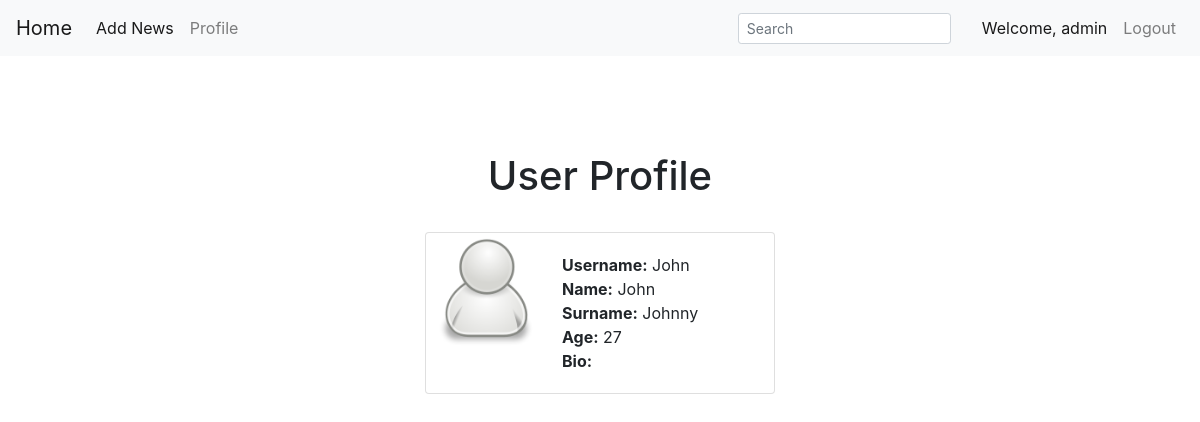
Screenshot of /userprofile/3/ (signed in) with the database file from the repository.
### users/models.py (models this page shows)
class customuser(AbstractUser):
    age=models.PositiveIntegerField(default=0,blank=True)
    bio=models.TextField(blank=True)
    photo=models.ImageField(upload_to='user_photos/',blank=True)
    name=models.CharField(max_length=255,blank=True)
    surname=models.CharField(max_length=255,blank=True)

### post/views.py (the view)
# urls.py: path('userprofile/<int:pk>/', UserProfileView.as_view(), name='userprofile'),
class UserProfileView(generic.DetailView):
    model = customuser
    template_name = 'userprofile.html'

### templates/userprofile.html
{%extends 'base.html'%}
{%load static%}
{%block profile%}
      {%if user.is_authenticated%}
<h1 align="center">User Profile</h1>
<br/>
<div class="card" style="max-width:540px;">
    <div class="row no-gutters">
        <div class="col-md-4">
             {% if object.photo %}
                  <img src="{{user.photo.url}}" style="padding:5px 5px;" class="rounded-top" width="120">
        {% else %}
              <img src="{%static 'images/default/user.png'%}" style="padding:5px 5px;" class="rounded-top" width="120">
        {% endif %}
        </div>
        <div class="col-md-8">
        <div class="card-body">
             <strong>Username:</strong> {{object.name}}
            <br/>
            <strong>Name:</strong> {{object.name}}
            <br/>
            <strong>Surname:</strong> {{object.surname}}
            <br/>
            <strong>Age:</strong> {{object.age}}
              <br/>
            <strong>Bio:</strong> {{object.bio}}
        </div>
    </div>
    </div>
</div>
{%else%}
<h1 class="text-danger">Your are not authenticated</h1><a href="{%url 'login'%}">Login</a>
{%endif%}
{%endblock%}

### templates/inc/_navbar.html (shortened to what this page needs)
<nav class="navbar navbar-expand-lg navbar-light bg-light">
  <a class="navbar-brand" href="{%url 'home'%}">Home</a>
  <div class="collapse navbar-collapse" id="navbarNav">
      {%if user.is_authenticated%}
    <ul class="navbar-nav">
      <li class="nav-item active">
        <a class="nav-link" href="{%url 'add_news'%}">Add News<span class="sr-only">(current)</span></a>
      </li>
      <li class="nav-item">
        <a class="nav-link" href="{%url 'profile' user.id%}">Profile</a>
      </li>
    </ul>
    {%endif%}
  </div>
<form action="{%url 'search'%}">
  <input class="form-control form-control-sm ml-5 w-75" type="text" placeholder="Search" name="search" id="Search"
    aria-label="Search">
</form>
  {%if user.is_authenticated%}
<ul class="navbar-nav">
      <li class="nav-item active">
        <a class="nav-link" href="{%url 'profile' user.id%}">Welcome, {{user.username}}  </a>
      </li>
    <li class="nav-item ">
        <a class="nav-link" href="{%url 'logout'%}">Logout</a>
      </li>
</ul>
  {%endif%}
</nav>

### rows the page displays
customuser: username "admin"
customuser: name "John", surname "Johnny", age "27"
